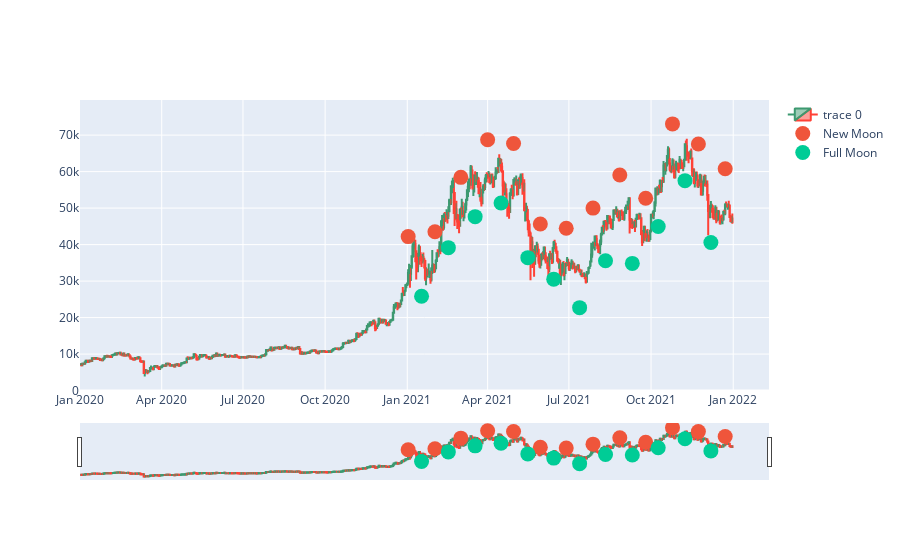

Here is the notebook cell this chart was saved with:
### Code cell
import plotly.graph_objects as go


fig = go.Figure(data=[go.Candlestick(x=f.index,
                open=f['Open'],
                high=f['High'],
                low=f['Low'],
                close=f['Price']),
                      
                      go.Scatter(x=newmoon.index,y=newmoon.Price,mode='markers',marker=dict(size=15),name='New Moon'),
                      go.Scatter(x=fullmoon.index,y=fullmoon.Price,mode='markers',marker=dict(size=15),name='Full Moon')
                     ])

fig.show()

### Figure 1 — Plotly figure (JSON) as saved in the notebook; plotly's stock layout.template omitted (floating-point values rounded to 4 significant figures; data arrays with more than 128 entries replaced by an {"elided": "..."} marker saying what was removed)
{"data": [{"close": {"elided": "731 float values"}, "high": {"elided": "731 float values"}, "low": {"elided": "731 float values"}, "open": {"elided": "731 float values"}, "type": "candlestick", "x": {"elided": "731 str values"}}, {"marker": {"size": 15}, "mode": "markers", "name": "New Moon", "type": "scatter", "x": ["2021-01-02T00:00:00", "2021-02-01T00:00:00", "2021-03-02T00:00:00", "2021-04-01T00:00:00", "2021-04-30T00:00:00", "2021-05-30T00:00:00", "2021-06-28T00:00:00", "2021-07-28T00:00:00", "2021-08-27T00:00:00", "2021-09-25T00:00:00", "2021-10-25T00:00:00", "2021-11-23T00:00:00", "2021-12-23T00:00:00"], "y": [42190.0, 43520.0, 58420.0, 68720.0, 67720.0, 45650.0, 44480.0, 50000.0, 59060.0, 52690.0, 73067, 67570.0, 60801]}, {"marker": {"size": 15}, "mode": "markers", "name": "Full Moon", "type": "scatter", "x": ["2021-01-17T00:00:00", "2021-02-16T00:00:00", "2021-03-18T00:00:00", "2021-04-16T00:00:00", "2021-05-16T00:00:00", "2021-06-14T00:00:00", "2021-07-13T00:00:00", "2021-08-11T00:00:00", "2021-09-10T00:00:00", "2021-10-09T00:00:00", "2021-11-08T00:00:00", "2021-12-07T00:00:00"], "y": [25840.0, 39170.0, 47656, 51380.0, 36430.0, 30530.0, 22730.0, 35560.0, 34840.0, 44940.0, 57530.0, 40600.0]}], "layout": {}}
